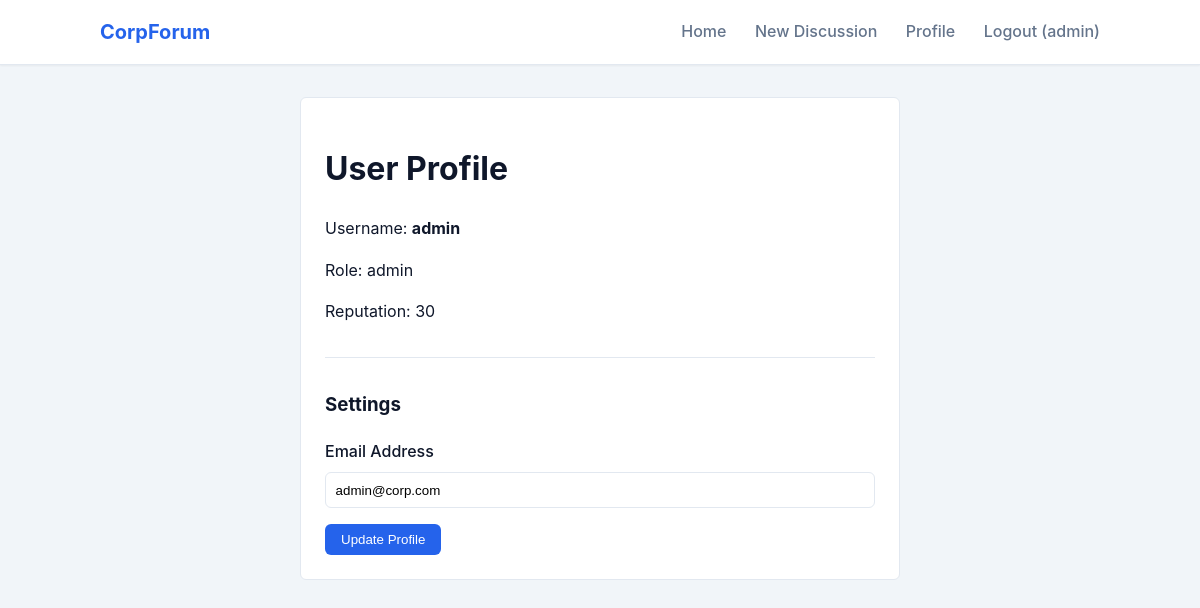
Screenshot of /profile (signed in) with the database file from the repository.
### tables this page shows
CREATE TABLE users (
    id INTEGER PRIMARY KEY AUTOINCREMENT,
    username TEXT NOT NULL UNIQUE,
    password TEXT NOT NULL,
    email TEXT,
    role TEXT DEFAULT 'user',
    reputation INTEGER DEFAULT 0,
    avatar TEXT,
    joined_at TIMESTAMP DEFAULT CURRENT_TIMESTAMP
);

### app2/app.py (the view)
@app.route('/profile', methods=['GET', 'POST'])
def profile():
    if 'user_id' not in session:
        return redirect(url_for('login'))
    if request.method == 'POST':
        email = request.form['email']
        db = get_db()
        db.execute("UPDATE users SET email = ? WHERE id = ?", (email, session['user_id']))
        db.commit()
        flash('Profile updated')
    return render_template('profile.html')

### app2/app.py (called while the page is built)
def get_db():
    db = getattr(g, '_database', None)
    if db is None:
        db = g._database = sqlite3.connect(app.config['DATABASE'])
        db.row_factory = sqlite3.Row
    return db

@app.teardown_appcontext
def close_connection(exception):
    db = getattr(g, '_database', None)
    if db is not None:
        db.close()

@app.context_processor
def inject_user():
    user = None
    if 'user_id' in session:
        cur = get_db().cursor()
        cur.execute("SELECT * FROM users WHERE id = ?", (session['user_id'],))
        user = cur.fetchone()
    return dict(current_user=user)

### app2/templates/profile.html
{% extends "base.html" %}
{% block content %}
<div style="max-width: 600px; margin: 2rem auto;">
    <div class="card">
        <h1>User Profile</h1>
        <p>Username: <b>{{ current_user['username'] }}</b></p>
        <p>Role: {{ current_user['role'] }}</p>
        <p>Reputation: {{ current_user['reputation'] }}</p>
        <hr style="margin: 2rem 0; border: 0; border-top: 1px solid #e2e8f0;">
        <h3>Settings</h3>
        <form method="POST">
            <div class="input-group">
                <label>Email Address</label>
                <input type="email" name="email" class="input-control" value="{{ current_user['email'] or '' }}">
            </div>
            <button type="submit" class="btn">Update Profile</button>
        </form>
    </div>
</div>
{% endblock %}

### app2/templates/base.html (shortened to what this page needs)
<!DOCTYPE html>
<html lang="en">
<head>
    <link rel="stylesheet" href="{{ url_for('static', filename='css/style.css') }}">
</head>
<body>
    <nav class="navbar">
        <div class="container">
            <a href="{{ url_for('index') }}" class="brand">CorpForum</a>
            <div class="nav-links">
                <a href="{{ url_for('index') }}">Home</a>
                {% if current_user %}
                <a href="{{ url_for('new_thread') }}">New Discussion</a>
                <a href="{{ url_for('profile') }}">Profile</a>
                <a href="{{ url_for('logout') }}">Logout ({{ current_user['username'] }})</a>
                {% else %}
                <a href="{{ url_for('login') }}">Login</a>
                <a href="{{ url_for('register') }}">Register</a>
                {% endif %}
            </div>
        </div>
    </nav>
    <div class="container">
        {% block content %}{% endblock %}
    </div>
</body>
</html>

### app2/static/css/style.css (style rules this page uses)
:root { --primary: #2563eb; --primary-dark: #1d4ed8; --secondary: #64748b; --bg-body: #f1f5f9; --bg-card: #ffffff; --text-main: #0f172a; --text-muted: #64748b; --border: #e2e8f0; --radius: 6px; }
body { font-family: -apple-system, BlinkMacSystemFont, "Segoe UI", Roboto, Helvetica, Arial, sans-serif; background-color: var(--bg-body); color: var(--text-main); line-height: 1.6; margin: 0; }
.navbar { background-color: var(--bg-card); border-bottom: 1px solid var(--border); padding: 1rem 0; margin-bottom: 2rem; box-shadow: 0 1px 2px 0 rgba(0, 0, 0, 0.05); }
.navbar .container { display: flex; justify-content: space-between; align-items: center; }
.brand { font-size: 1.25rem; font-weight: 700; color: var(--primary); text-decoration: none; display: flex; align-items: center; gap: 0.5rem; }
.nav-links a { color: var(--text-muted); text-decoration: none; margin-left: 1.5rem; font-weight: 500; }
.container { max-width: 1000px; margin: 0 auto; padding: 0 1.5rem; }
.card { background: var(--bg-card); border: 1px solid var(--border); border-radius: var(--radius); padding: 1.5rem; margin-bottom: 1.5rem; }
.btn { display: inline-block; padding: 0.5rem 1rem; background-color: var(--primary); color: white; text-decoration: none; border-radius: var(--radius); border: none; cursor: pointer; font-weight: 500; }
.input-group { margin-bottom: 1rem; }
.input-group label { display: block; margin-bottom: 0.5rem; font-weight: 500; }
.input-control { width: 100%; padding: 0.6rem; border: 1px solid var(--border); border-radius: var(--radius); box-sizing: border-box; }

### rows the page displays
users: username "admin", role "admin", reputation "30", email "admin@corp.com"
